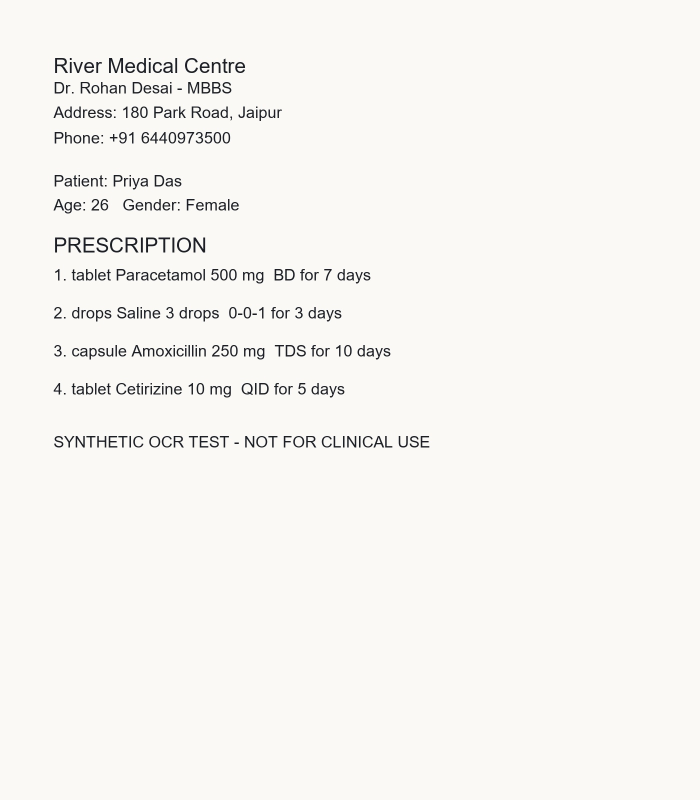
#> input picture ocr-service/tests/rx_01.jpg, 1400 x 1600 px (shown at 1/2 size)
$ python -i preprocess.py   (imports and definitions only)
#> lines starting #> are read from the running program, lines starting #| are printed output that depends on the picture; after the words box and inside, x2 and y2 are one past the last pixel; in counts of white or black regions, pixels touching at a corner belong together
"""Common grayscale, denoise, image-only deskew, CLAHE and binarization pipeline."""
from pathlib import Path
import cv2
import numpy as np


def preprocess(image_path, output_path=None):
#> called with image_path = '../../ocr-service/tests/rx_01.jpg'
    image = cv2.imread(str(image_path))
#> image is the input picture: shape (1600, 1400, 3); mean B, G, R 241.5, 245.3, 246.2
    if image is None:
        raise FileNotFoundError(image_path)
    gray = cv2.cvtColor(image, cv2.COLOR_BGR2GRAY)
    gray = cv2.fastNlMeansDenoising(gray, h=8, templateWindowSize=7, searchWindowSize=21)
    # Optimize horizontal projection sharpness; uses pixels, never ground truth.
    small = cv2.resize(gray, None, fx=.4, fy=.4)
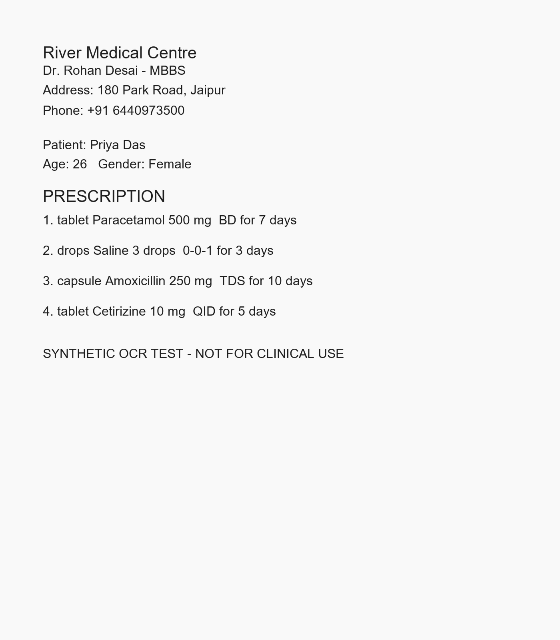
#> small: shape (640, 560); min 28, max 253, mean 245.3
    ink = cv2.adaptiveThreshold(small, 255, cv2.ADAPTIVE_THRESH_GAUSSIAN_C, cv2.THRESH_BINARY_INV, 31, 15)
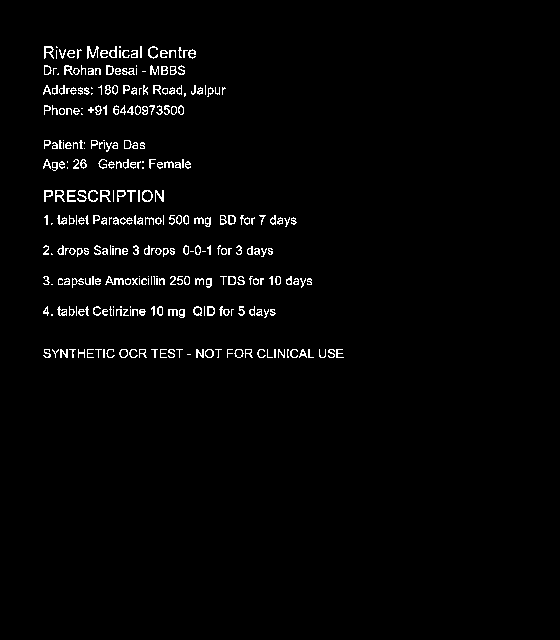
#> ink: shape (640, 560); 2.1% white in thin lines or dots, all inside (x1, y1, x2, y2) = (43, 46, 344, 358)
    h, w = small.shape
#> h = 640; w = 560
    best_angle, best_score = 0, -1
    for angle in np.arange(-9, 9.01, .5):
        matrix = cv2.getRotationMatrix2D((w/2, h/2), float(angle), 1)
        rotated = cv2.warpAffine(ink, matrix, (w, h), borderValue=0)
        score = float(np.sum(np.diff(rotated.sum(axis=1).astype(float)) ** 2))
        if score > best_score:
            best_angle, best_score = float(angle), score
#> this loop made 37 passes
#> (score, best_angle, best_score) on passes 1, 6, 7, 8, 9, 10, 11, 12, 13: (348363056, -9, 348363056), (382459832, -6.5, 382459832), (407320078, -6, 407320078), (471878778, -5.5, 471878778), (514978194, -5, 514978194), (604004412, -4.5, 604004412), (689691270, -4, 689691270), (796455220, -3.5, 796455220), (873609832, -3, 873609832)
#> (best_angle, best_score) on passes 14 to 19: (-2.5, 1.07e+09), (-2, 1.35e+09), (-1.5, 1.7e+09), (-1, 2.21e+09), (-0.5, 3.62e+09), (0, 1.28e+10)
#> pass 1, in preprocess, `rotated = cv2.warpAffine(ink, matrix, (w, h), borderValue=0)`:
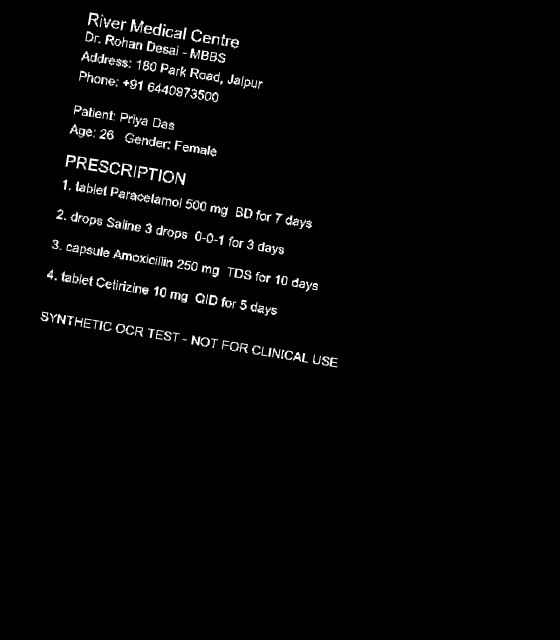
#> rotated: shape (640, 560); min 0, max 255, mean 5.5
#> pass 2, in preprocess, `rotated = cv2.warpAffine(ink, matrix, (w, h), borderValue=0)`:
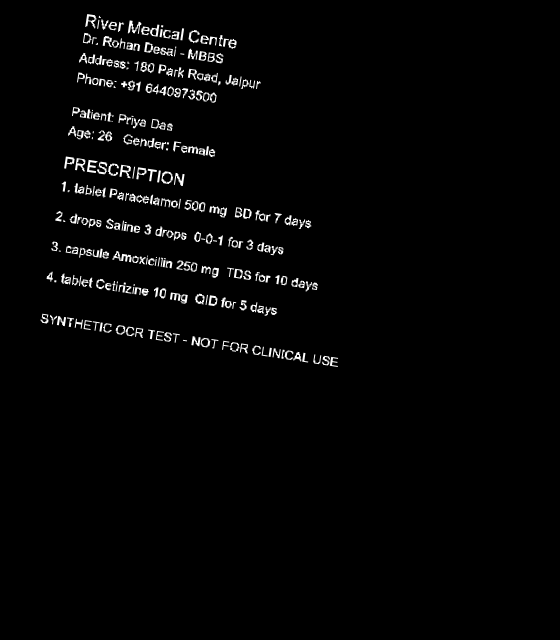
#> rotated: shape (640, 560); min 0, max 255, mean 5.5
#> pass 3, in preprocess, `rotated = cv2.warpAffine(ink, matrix, (w, h), borderValue=0)`:
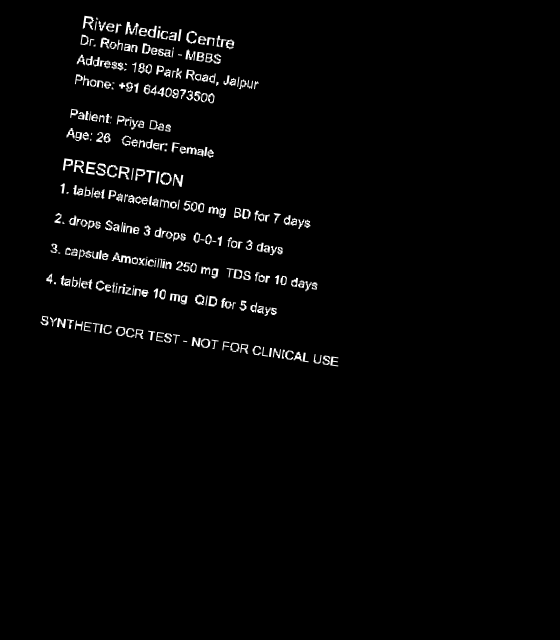
#> rotated: shape (640, 560); min 0, max 255, mean 5.5
#> after the loop, best_angle = 0; best_score = 1.28e+10
    h, w = gray.shape
#> h = 1600; w = 1400
    gray = cv2.warpAffine(gray, cv2.getRotationMatrix2D((w/2, h/2), best_angle, 1), (w, h), borderValue=255)
    gray = cv2.createCLAHE(clipLimit=2.0, tileGridSize=(8, 8)).apply(gray)
    binary = cv2.adaptiveThreshold(gray, 255, cv2.ADAPTIVE_THRESH_GAUSSIAN_C, cv2.THRESH_BINARY, 41, 13)
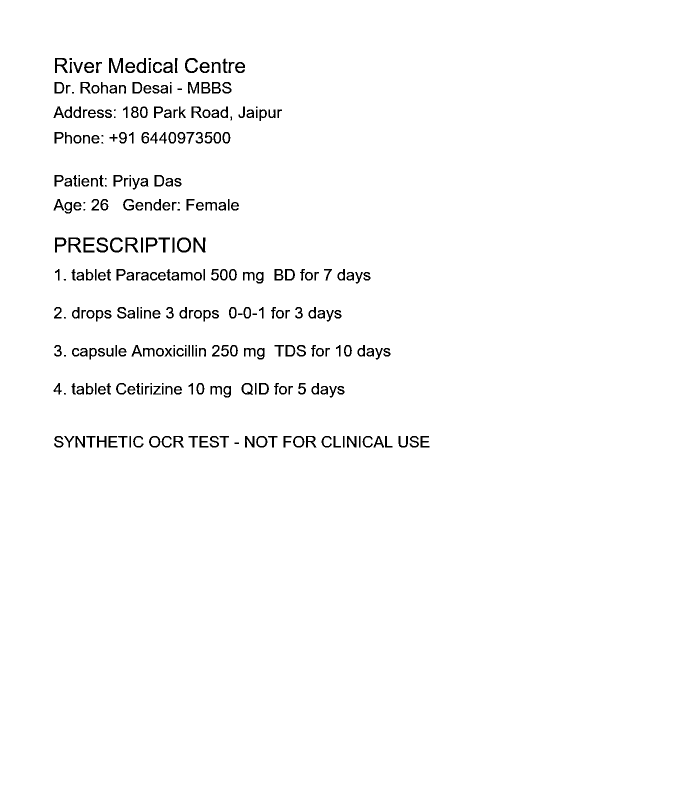
#> binary: shape (1600, 1400) (shown at 1/2 size); 98.1% white; 316 black regions (26 under 20 px), largest, box (x1, y1, x2, y2) and area: (218, 116, 246, 146) 428, (387, 475, 411, 505) 359, (251, 475, 277, 505) 342
    if output_path:
        Path(output_path).parent.mkdir(parents=True, exist_ok=True)
        if not cv2.imwrite(str(output_path), binary):
            raise OSError(f'Cannot save {output_path}')
    return binary, {'deskew_degrees': best_angle}

>>> result = preprocess('../../ocr-service/tests/rx_01.jpg')

$ run again, on ocr-service/tests/rx_04.jpg
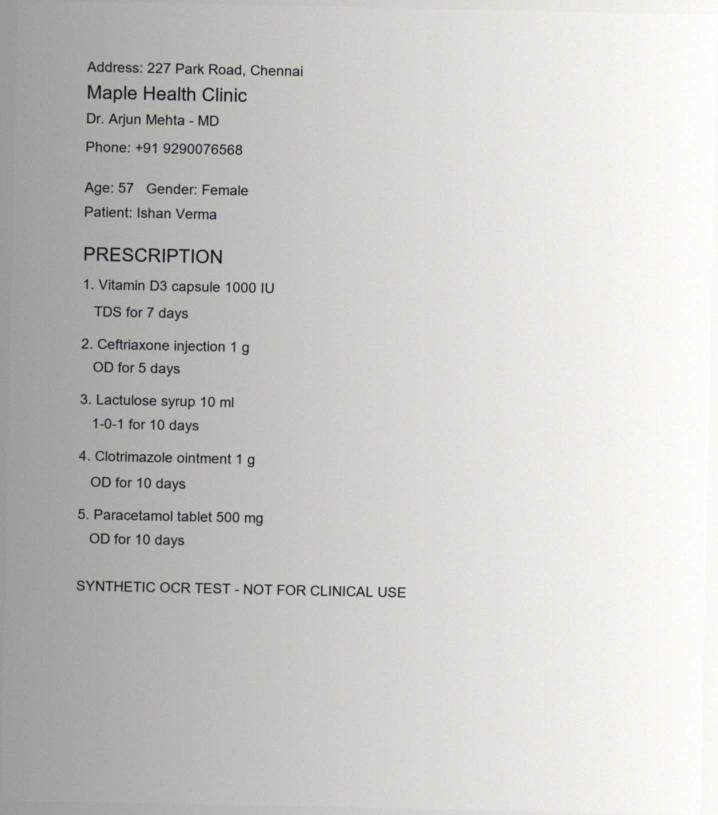
#> input picture ocr-service/tests/rx_04.jpg, 1436 x 1630 px (shown at 1/2 size)
#> in preprocess, image is the input picture: shape (1630, 1436, 3); mean B, G, R 200.4, 203.2, 203.5
#> in preprocess, `ink = cv2.adaptiveThreshold(small, 255, cv2.ADAPTIVE_THRESH_GAUSSIAN_C..`:
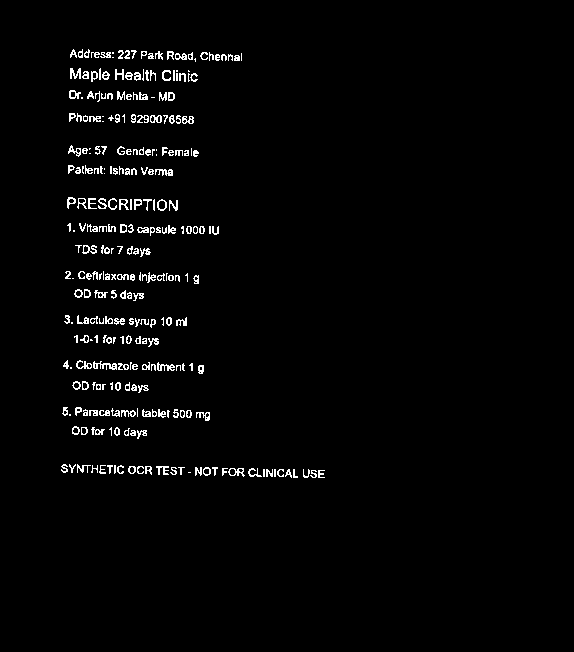
#> ink: shape (652, 574); 2.2% white in thin lines or dots, all inside (x1, y1, x2, y2) = (61, 49, 325, 478)
#> the loop in preprocess, `for angle in np.arange(-9, 9.01, .5):` made 37 passes
#> (score, best_angle, best_score) on passes 1, 3, 4, 5, 6, 8, 9, 10: (338176496, -9, 338176496), (356774424, -8, 356774424), (365878390, -7.5, 365878390), (378295008, -7, 378295008), (385609134, -6.5, 385609134), (404780030, -5.5, 404780030), (472794398, -5, 472794398), (567073220, -4.5, 567073220)
#> after the loop in preprocess, `for angle in np.arange(-9, 9.01, .5):`: best_angle = 1.5; best_score = 4.9e+09
#> in preprocess, `binary = cv2.adaptiveThreshold(gray, 255, cv2.ADAPTIVE_THRESH_GAUSSIAN..`:
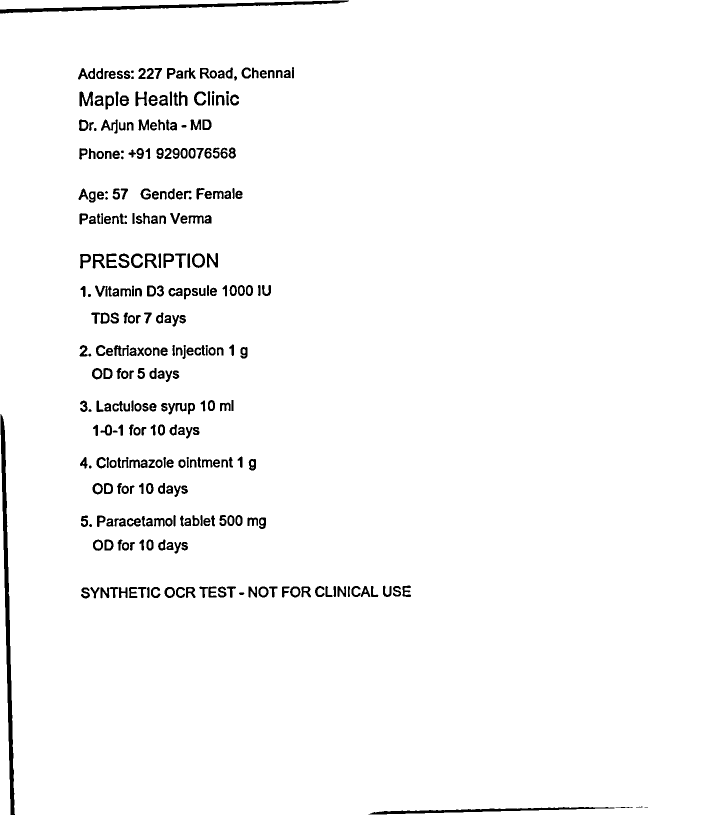
#> binary: shape (1630, 1436) (shown at 1/2 size); 97.2% white; 335 black regions (2 under 20 px), largest, box (x1, y1, x2, y2) and area: (1, 828, 30, 1630) 6474, (0, 1, 698, 27) 4505, (737, 1614, 1229, 1629) 2298
